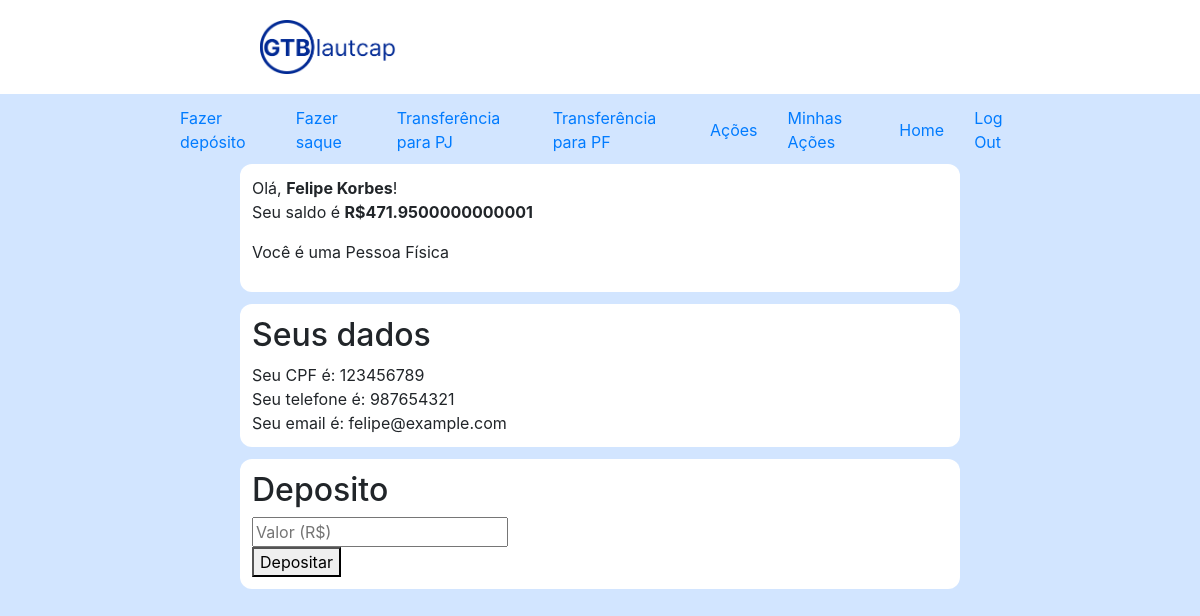
Page /fazerdepositoPF (signed in) on the earlier database version.
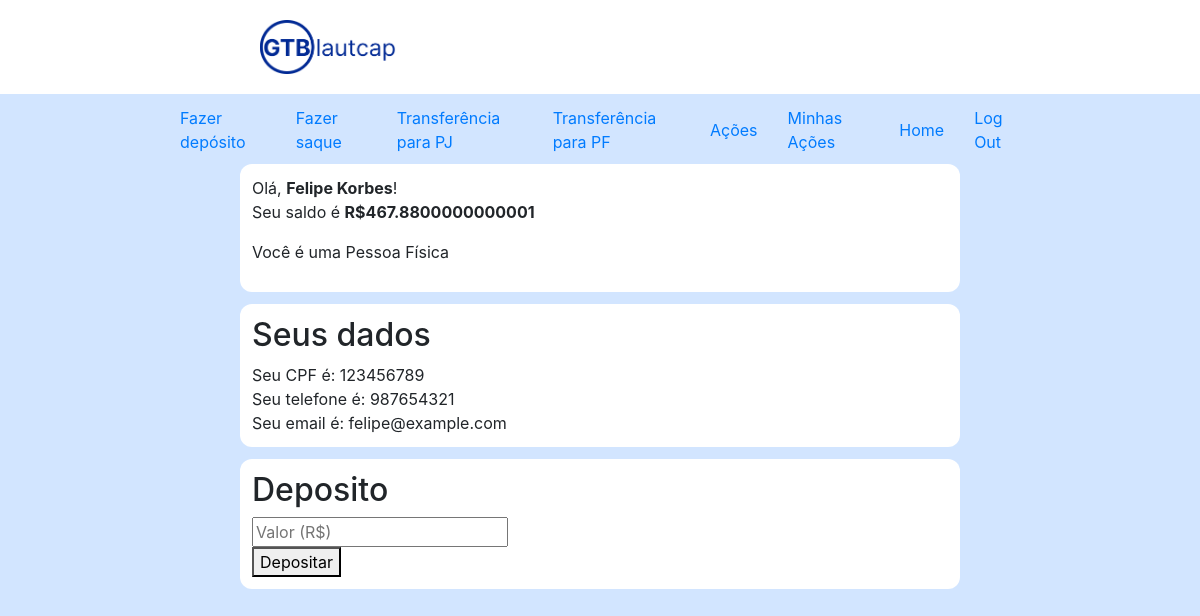
Same page on the later database version.
### gtb/models.py (models this page shows, shortened)
class PessoaFisica(models.Model):
    user            = models.OneToOneField(User, on_delete=models.CASCADE)
    CPF             = models.CharField(max_length=15, null=False, blank=False, primary_key=True)
    nome_completo   = models.CharField(max_length=64, null=False, blank=False)
    telefone        = models.CharField(max_length=8, null=False, blank=False)
    saldo_da_conta  = models.FloatField(default=0, null=False, blank=False)
    user_acoes      = models.ManyToManyField('HistoricoCompraEVendaAcoes', related_name="acoes")

### gtb/viewsPF.py (the view)
# urls.py: path("fazerdepositoPF", viewsPF.fazerdepositoPF, name="fazerdepositoPF"),
@login_required
def fazerdepositoPF(request):
    if request.method == "POST":
        valor = request.POST["valor"]
        if not valor:
            messages.error(request, "Insira o valor")
            cliente = models.PessoaFisica.objects.get(user=request.user)
            return render(request, "gtb/depositar.html", {
                "user": request.user,
                "cliente": cliente
            })
        currentUser = request.user
        sql_query = """
        UPDATE gtb_pessoafisica
        SET saldo_da_conta = saldo_da_conta + %s
        WHERE user_id = %s
        """
        with connection.cursor() as cursor:
            cursor.execute(sql_query, [valor, currentUser.id])
        connection.commit()
        cliente = models.PessoaFisica.objects.get(user=request.user)
        return render(request, "gtb/depositar.html", {
            "user": request.user,
            "cliente": cliente
        })
    else:
        cliente = models.PessoaFisica.objects.get(user=request.user)
        return render(request, "gtb/depositar.html", {
            "user": request.user,
            "cliente": cliente
        })

### gtb/templates/gtb/depositar.html (shortened to what this page needs)
{% extends "gtb/layout.html" %}
{% load filter %}
{% load static %}
{% block body %}
    {% if cliente or user.is_authenticated %}
        {% if user.is_pessoaFisica %}
            <div class="info">
                <p>Olá, <b>{{ cliente.nome_completo }}</b>!<br>
                Seu saldo é <b>R${{ cliente.saldo_da_conta }}</b>  <br></p>
                <p> Você é uma Pessoa Física </p>
            </div>
            <div class="info">
                <h2>Seus dados</h2>
                Seu CPF é: {{ cliente.CPF }} <br>
                Seu telefone é: {{ cliente.telefone }} <br>
                Seu email é: {{ user.email }} <br>
            </div>
            <div class="info">
                <h2>Deposito</h2>
                <form action="{% url 'fazerdepositoPF' %}" method="post">
                    <div>
                        <input class="bidInput" type="number" name="valor" placeholder="Valor (R$)">
                    </div>
                    <div class="button">
                        <button type="submit">Depositar</button>
                </form>
            </div>
        {% endif %}
    {% endif %}
{% endblock %}

Differences in the rows shown:
changed PessoaFisica "Felipe Korbes": saldo_da_conta "471.9500000000001" → "467.8800000000001"
